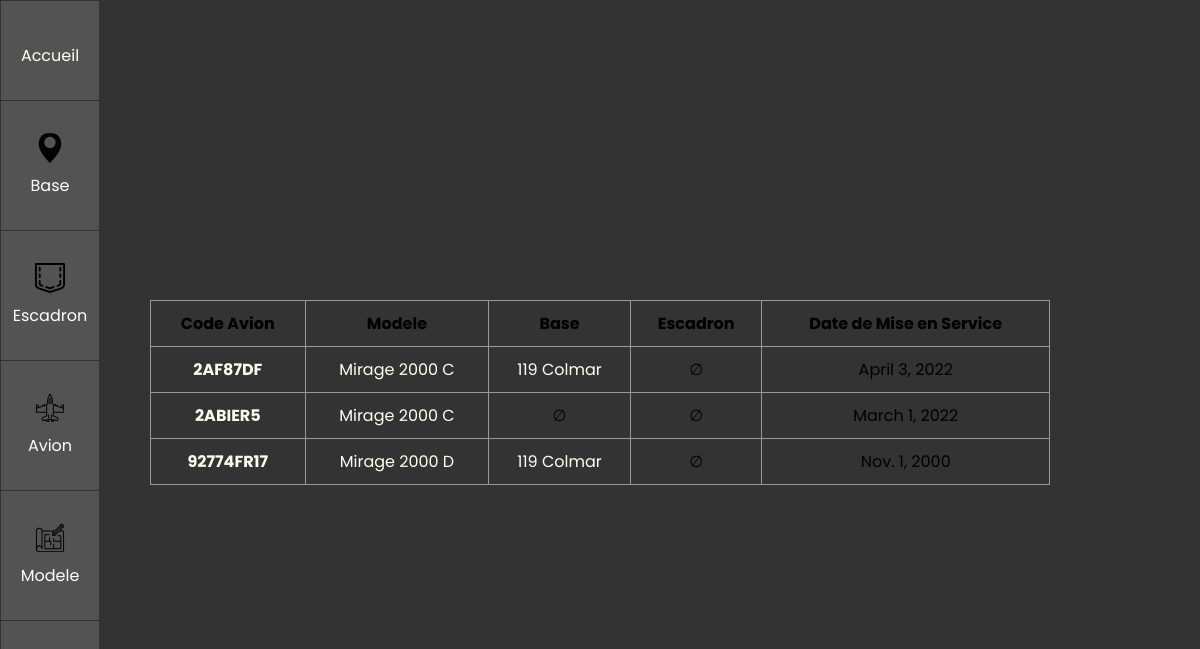
Before: /show/av with the older database file.
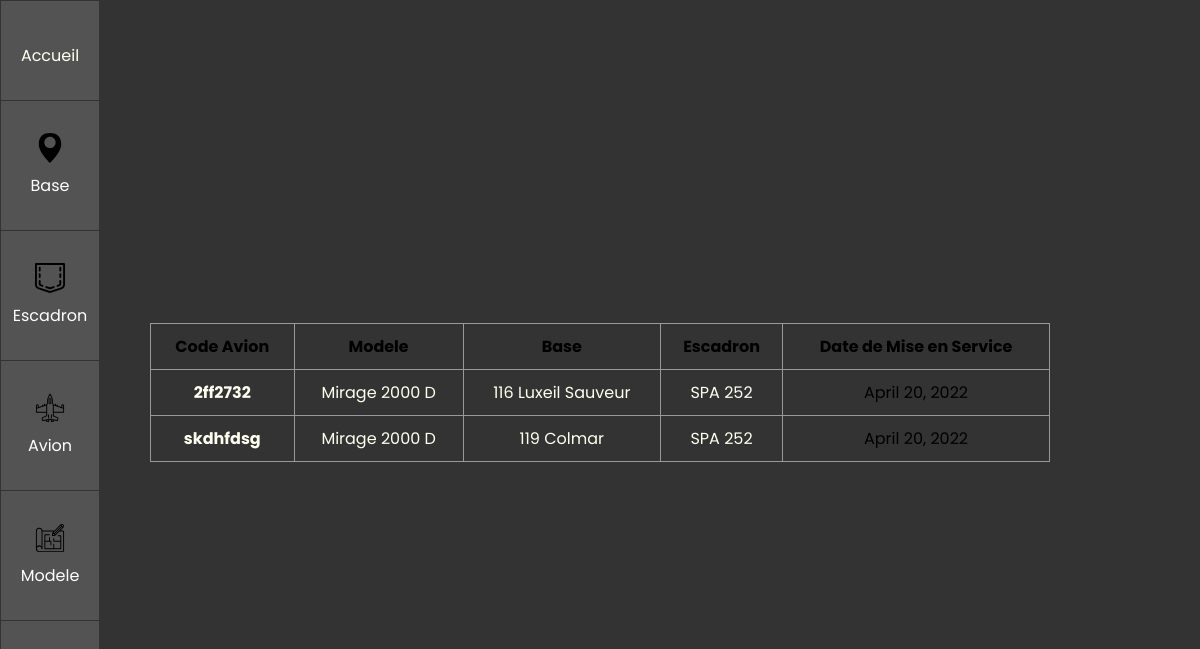
After: the same page with the newer database file.
### BDD/models.py (models this page shows)
class Avion(models.Model):
    modele = models.ForeignKey(AvionModele, on_delete=models.CASCADE)
    code_avion = models.CharField(max_length=30)
    escadron = models.ForeignKey(Escadron, on_delete=models.SET_NULL,null=True)
    base = models.ForeignKey(Base, on_delete=models.SET_NULL,null=True)
    date_service = models.DateField()

class AvionModele(models.Model):
    nom = models.CharField(max_length=30,null=True)
    def __str__(self):
        return self.nom

class Base(models.Model):
    nom = models.CharField(max_length=30,null=True)
    ville = models.CharField(max_length=30,null=True)
    num = models.IntegerField(max_length=5,null=True)
    def __str__(self):
        return str(str(self.num) + " " + str(self.nom))

class Escadron(models.Model):
    nom =  models.CharField(max_length=30,null=True)
    def __str__(self):
        return self.nom

### BDD/views.py (the view)
# urls.py: path('show/av', views.show_av),
def show_av(request):
    ba = models.Base.objects.all()# queryset pour le squellete
    es = models.Escadron.objects.all() # queryset pour le squellete
    av = models.Avion.objects.all()# queryset pour le squellete
    avm =  models.AvionModele.objects.all()# queryset pour le squellete
    return render(request, 'show_av.html', {"BA" : ba,"ES" : es,"AV" : av,"AVM" : avm})

### BDD/templates/show_av.html (shortened to what this page needs)
{% extends "main.html" %}
{% block content %}
{% load static %}
<table class="table is-fullwidth is-hoverable sortable" >
    <thead>
        <tr>
            <th>Code Avion</th>
            <th>Modele</th>
            <th>Base</th>
            <th>Escadron</th>
            <th>Date de Mise en Service</th>
          </tr>
    </thead>
    {% for avion in AV %}
    <tr>
        <th><a href="/show/av/{{avion.id}}">{{avion.code_avion}}</a></th>
        {% for modele in AVM %}
        {% if avion.modele == modele %}
        <td><a href="/show/avm/{{modele.id}}">{{avion.modele}}</a></td>
        {% endif %}
        {% endfor %}
        {% for base in BA %}
        {% if avion.base == NULL %}
        <td>∅</td>
        {% endif %}
        {% if avion.base == base %}
        <td><a href="/show/ba/{{base.id}}">{{avion.base}}</a></td>
        {% endif %}
        {% endfor %}
        {% for escadron in ES %}
        {% if avion.escadron == escadron %}
        <td><a href="/show/avm/{{escadron.id}}">{{avion.escadron}}</a></td>
        {% else %}
        <td>∅</td>
        {% endif %}
    {% endfor %}
        <td>{{avion.date_service}}</td>
      </tr>
    {% endfor %}
{% endblock %}

Changed rows visible on the page:
removed Avion: code_avion "2AF87DF", modele "Mirage 2000 C", base "119 Colmar", date_service "April 3, 2022"
removed Avion: code_avion "2ABIER5", modele "Mirage 2000 C", date_service "March 1, 2022"
removed Avion: code_avion "92774FR17", modele "Mirage 2000 D", base "119 Colmar", date_service "Nov. 1, 2000"
added Avion: code_avion "2ff2732", modele "Mirage 2000 D", base "116 Luxeil Sauveur", escadron "SPA 252", date_service "April 20, 2022"
added Avion: code_avion "skdhfdsg", modele "Mirage 2000 D", base "119 Colmar", escadron "SPA 252", date_service "April 20, 2022"
